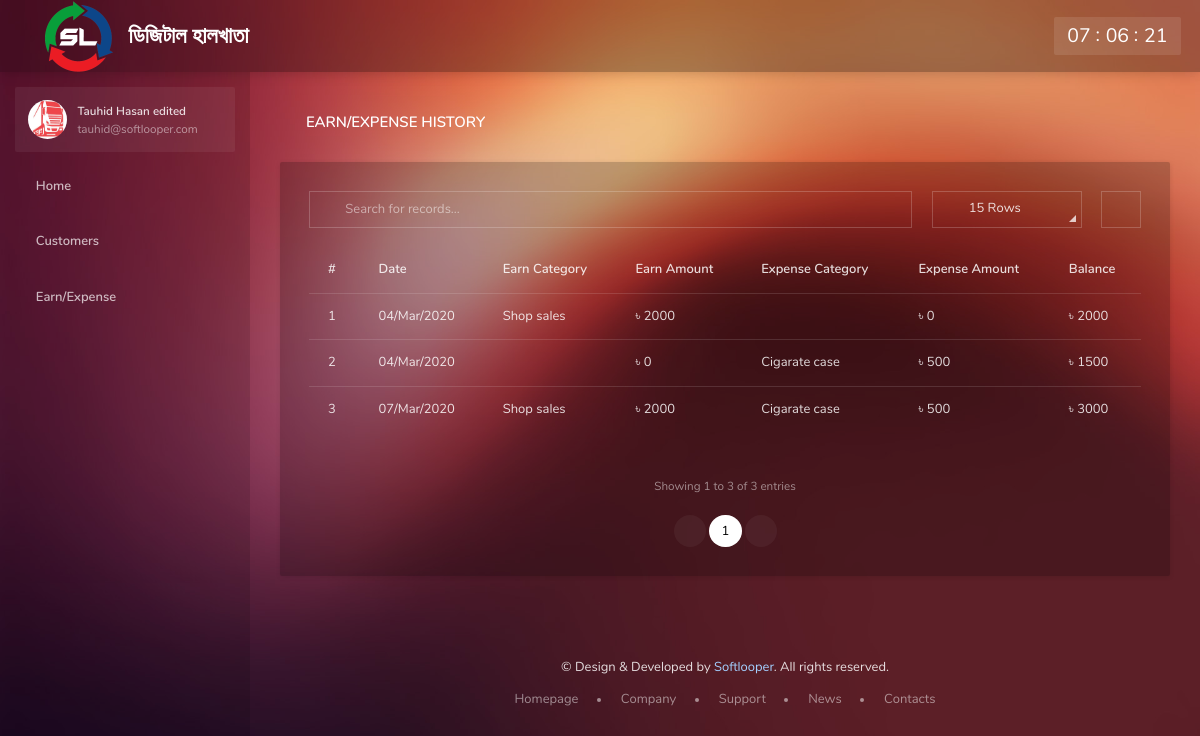
Page /earn_expense_list.php (signed in) on the committed database.
### tables this page shows
CREATE TABLE `user` (
  `u_id` int(11) NOT NULL,
  `name` varchar(100) NOT NULL,
  `mobile` int(15) NOT NULL,
  `email` varchar(100) NOT NULL,
  `password` varchar(100) NOT NULL,
  `address` longtext NOT NULL,
  `picture` varchar(100) NOT NULL
);

CREATE TABLE `earn_expense` (
  `ee_id` int(11) NOT NULL,
  `action_date` varchar(50) NOT NULL,
  `earn_cat` varchar(200) DEFAULT NULL,
  `earn_amount` int(11) NOT NULL,
  `expense_cat` varchar(200) DEFAULT NULL,
  `expense_amount` int(11) NOT NULL,
  `balance` int(11) NOT NULL,
  `u_id` int(11) NOT NULL
);

### includes/security.php (called while the page is built, shortened)
<?php
if (empty($_SESSION['user_pass'])) {
	echo "<script> alert('Please login first...!!!!') </script>";
	echo "<script> location = 'login.php' </script>";
}else{
	$USERID = $_SESSION['user_id'];
}
?>

### earn_expense_list.php (the view, shortened to what this page needs)
<?php
require "includes/security.php";
require "includes/db.php";
    require "includes/head.php" ;
?>
    <body data-sa-theme="1">
        <main class="main">
            <?php require "includes/topbar.php"; ?>
            <?php require "includes/sidebar.php"; ?>
            <section class="content">
                <div class="content__inner">
                    <header class="content__title">
                        <h1>Earn/Expense History</h1>
                    </header>
                    <div class="card">
                        <div class="card-body">
                            <div class="table-responsive data-table">
                                <table id="data-table" class="table">
                                    <thead>
                                    <tr>
                                        <th>#</th>
                                        <th>Date</th>
                                        <th>Earn Category</th>
                                        <th>Earn Amount</th>
                                        <th>Expense Category</th>
                                        <th>Expense Amount</th>
                                        <th>Balance</th>
                                    </tr>
                                    </thead>
                                    <tbody>
    <?php
        $sql = mysqli_query($con, "SELECT * FROM earn_expense WHERE u_id = '$USERID' ");
        $count = 1;
        while ($row = mysqli_fetch_assoc($sql)) {
    ?>
                                    <tr>
                                        <td><?php echo $count ;?></td>
                                        <td><?php echo $row['action_date'] ;?></td>
                                        <td><?php echo $row['earn_cat'] ;?></td>
                                        <td>৳ <?php echo $row['earn_amount'] ;?></td>
                                        <td><?php echo $row['expense_cat'] ;?></td>
                                        <td>৳ <?php echo $row['expense_amount'] ;?></td>
                                        <td>৳ <?php echo $row['balance'] ;?></td>
                                    </tr>
    <?php
            $count++;
        }
    ?>
                                    </tbody>
                                </table>
                            </div>
                        </div>
                    </div>
                <?php require "includes/footer.php"; ?>
                </div>
            </section>
        </main>
    </body>
</html>

### includes/sidebar.php (shortened to what this page needs)
<aside class="sidebar ">
    <div class="scrollbar">
        <div class="user">
            <div class="user__info" data-toggle="dropdown">
    <?php
        $userDataSql = mysqli_query($con, "SELECT * FROM user WHERE u_id = '$USERID' ");
        $userRow = mysqli_fetch_assoc($userDataSql);
        $userPic = $userRow['picture'];
        if (empty($userPic)) {
    ?>
                <img class="user__img" src="demo/img/profile-pics/2.jpg" alt="">
    <?php }else{ ?>
                <img class="user__img" src="upload/user_pictures/<?php echo $userPic ;?>" alt="">
    <?php } ?>
                <div>
                    <div class="user__name"><?php echo $userRow['name'] ;?></div>
                    <div class="user__email"><?php echo $userRow['email'] ;?></div>
                </div>
            </div>
        </div>
        <ul class="navigation">
            <li><a href="index.php"><i class="zwicon-home"></i> Home</a></li>
            <li class="navigation__sub">
                <a href="#"><i class="zwicon-note"></i> Customers</a>
            </li>
            <li class="navigation__sub">
                <a href="#"><i class="zwicon-coin"></i>Earn/Expense</a>
            </li>
        </ul>
    </div>
</aside>

### rows in the picture
user: picture (picture), name "Tauhid Hasan edited", email "tauhid@softlooper.com"
earn_expense: action_date "04/Mar/2020", earn_cat "Shop sales", earn_amount "2000", expense_amount "0", balance "2000"
earn_expense: action_date "04/Mar/2020", earn_amount "0", expense_cat "Cigarate case", expense_amount "500", balance "1500"
earn_expense: action_date "07/Mar/2020", earn_cat "Shop sales", earn_amount "2000", expense_cat "Cigarate case", expense_amount "500", balance "3000"
